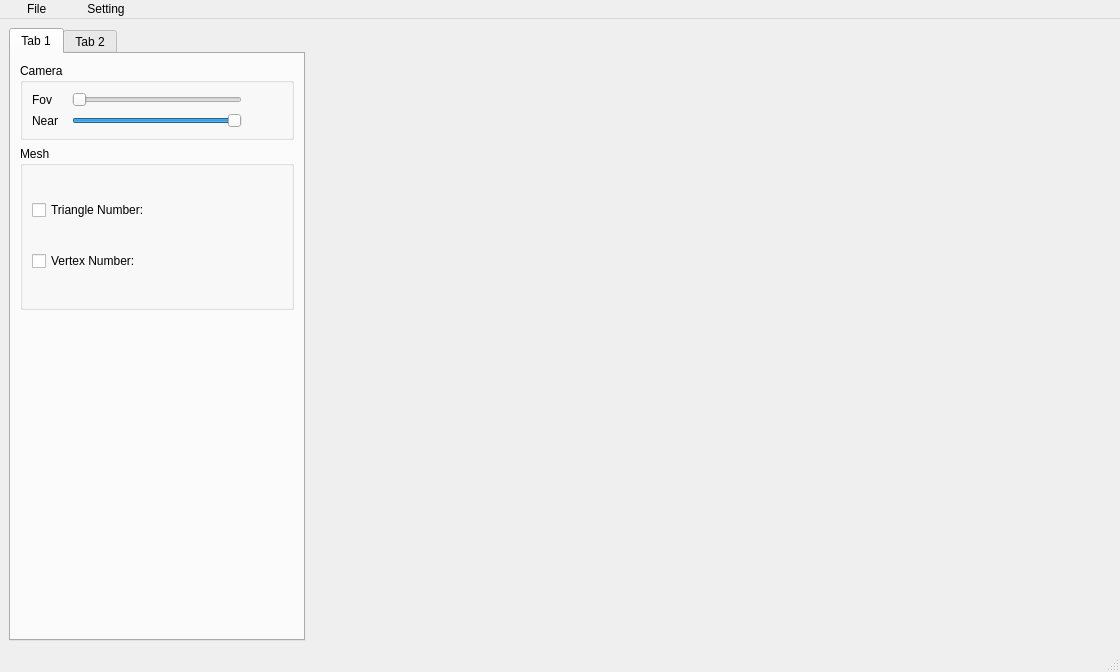
<?xml version="1.0" encoding="UTF-8"?>
<ui version="4.0">
 <class>TRenderer</class>
 <widget class="QMainWindow" name="TRenderer">
  <property name="geometry">
   <rect>
    <x>0</x>
    <y>0</y>
    <width>1120</width>
    <height>672</height>
   </rect>
  </property>
  <property name="windowTitle">
   <string>TRenderer</string>
  </property>
  <property name="windowIcon">
   <iconset resource="resource.qrc">
    <normaloff>:/icon/icon.svg</normaloff>:/icon/icon.svg</iconset>
  </property>
  <widget class="QWidget" name="centralwidget">
   <layout class="QHBoxLayout" name="horizontalLayout">
    <item>
     <widget class="QTabWidget" name="Setting">
      <property name="currentIndex">
       <number>0</number>
      </property>
      <widget class="QWidget" name="Model">
       <attribute name="title">
        <string>Tab 1</string>
       </attribute>
       <layout class="QVBoxLayout" name="verticalLayout_6">
        <item>
         <widget class="QGroupBox" name="Camera">
          <property name="title">
           <string>Camera</string>
          </property>
          <layout class="QGridLayout" name="gridLayout" columnstretch="1,5,1">
           <item row="0" column="0">
            <widget class="QLabel" name="label_8">
             <property name="text">
              <string>Fov</string>
             </property>
            </widget>
           </item>
           <item row="0" column="1">
            <widget class="QSlider" name="FovSilder">
             <property name="minimum">
              <number>60</number>
             </property>
             <property name="maximum">
              <number>90</number>
             </property>
             <property name="pageStep">
              <number>10</number>
             </property>
             <property name="value">
              <number>60</number>
             </property>
             <property name="orientation">
              <enum>Qt::Horizontal</enum>
             </property>
            </widget>
           </item>
           <item row="0" column="2">
            <widget class="QLabel" name="FovLabel">
             <property name="text">
              <string/>
             </property>
             <property name="alignment">
              <set>Qt::AlignRight|Qt::AlignTrailing|Qt::AlignVCenter</set>
             </property>
            </widget>
           </item>
           <item row="1" column="0">
            <widget class="QLabel" name="label_9">
             <property name="text">
              <string>Near</string>
             </property>
            </widget>
           </item>
           <item row="1" column="1">
            <widget class="QSlider" name="NearSilder">
             <property name="minimum">
              <number>1</number>
             </property>
             <property name="maximum">
              <number>10</number>
             </property>
             <property name="pageStep">
              <number>2</number>
             </property>
             <property name="sliderPosition">
              <number>10</number>
             </property>
             <property name="orientation">
              <enum>Qt::Horizontal</enum>
             </property>
            </widget>
           </item>
           <item row="1" column="2">
            <widget class="QLabel" name="NearLabel">
             <property name="text">
              <string/>
             </property>
             <property name="alignment">
              <set>Qt::AlignRight|Qt::AlignTrailing|Qt::AlignVCenter</set>
             </property>
            </widget>
           </item>
          </layout>
         </widget>
        </item>
        <item>
         <widget class="QGroupBox" name="Mesh">
          <property name="sizePolicy">
           <sizepolicy hsizetype="Preferred" vsizetype="Expanding">
            <horstretch>0</horstretch>
            <verstretch>0</verstretch>
           </sizepolicy>
          </property>
          <property name="title">
           <string>Mesh</string>
          </property>
          <layout class="QGridLayout" name="gridLayout_2">
           <item row="1" column="0">
            <widget class="QCheckBox" name="LineCheckBox">
             <property name="text">
              <string>Triangle Number:</string>
             </property>
             <property name="iconSize">
              <size>
               <width>20</width>
               <height>20</height>
              </size>
             </property>
             <property name="tristate">
              <bool>false</bool>
             </property>
            </widget>
           </item>
           <item row="2" column="1">
            <widget class="QLabel" name="VertexNumberLabel">
             <property name="text">
              <string/>
             </property>
             <property name="alignment">
              <set>Qt::AlignRight|Qt::AlignTrailing|Qt::AlignVCenter</set>
             </property>
            </widget>
           </item>
           <item row="2" column="0">
            <widget class="QCheckBox" name="VertexCheckBox">
             <property name="text">
              <string>Vertex Number:</string>
             </property>
            </widget>
           </item>
           <item row="1" column="1">
            <widget class="QLabel" name="TriangleNumberLabel">
             <property name="text">
              <string/>
             </property>
             <property name="alignment">
              <set>Qt::AlignRight|Qt::AlignTrailing|Qt::AlignVCenter</set>
             </property>
            </widget>
           </item>
          </layout>
         </widget>
        </item>
        <item>
         <spacer name="verticalSpacer_2">
          <property name="orientation">
           <enum>Qt::Vertical</enum>
          </property>
          <property name="sizeType">
           <enum>QSizePolicy::Fixed</enum>
          </property>
          <property name="sizeHint" stdset="0">
           <size>
            <width>20</width>
            <height>320</height>
           </size>
          </property>
         </spacer>
        </item>
       </layout>
      </widget>
      <widget class="QWidget" name="Environment">
       <attribute name="title">
        <string>Tab 2</string>
       </attribute>
       <layout class="QVBoxLayout" name="verticalLayout_4">
        <item>
         <widget class="QGroupBox" name="Position">
          <property name="title">
           <string>Position</string>
          </property>
          <layout class="QHBoxLayout" name="horizontalLayout_8" stretch="3,7">
           <item>
            <layout class="QVBoxLayout" name="verticalLayout_3" stretch="1,9">
             <item>
              <layout class="QHBoxLayout" name="horizontalLayout_6">
               <item>
                <spacer name="horizontalSpacer">
                 <property name="orientation">
                  <enum>Qt::Horizontal</enum>
                 </property>
                 <property name="sizeHint" stdset="0">
                  <size>
                   <width>40</width>
                   <height>20</height>
                  </size>
                 </property>
                </spacer>
               </item>
               <item>
                <widget class="QLabel" name="label_5">
                 <property name="text">
                  <string>pitch</string>
                 </property>
                </widget>
               </item>
               <item>
                <spacer name="horizontalSpacer_2">
                 <property name="orientation">
                  <enum>Qt::Horizontal</enum>
                 </property>
                 <property name="sizeHint" stdset="0">
                  <size>
                   <width>40</width>
                   <height>20</height>
                  </size>
                 </property>
                </spacer>
               </item>
              </layout>
             </item>
             <item>
              <layout class="QHBoxLayout" name="horizontalLayout_5" stretch="0">
               <property name="sizeConstraint">
                <enum>QLayout::SetDefaultConstraint</enum>
               </property>
               <item>
                <widget class="QSlider" name="PitchSlider">
                 <property name="layoutDirection">
                  <enum>Qt::LeftToRight</enum>
                 </property>
                 <property name="styleSheet">
                  <string notr="true"/>
                 </property>
                 <property name="minimum">
                  <number>-90</number>
                 </property>
                 <property name="maximum">
                  <number>90</number>
                 </property>
                 <property name="tracking">
                  <bool>true</bool>
                 </property>
                 <property name="orientation">
                  <enum>Qt::Vertical</enum>
                 </property>
                </widget>
               </item>
              </layout>
             </item>
            </layout>
           </item>
           <item>
            <layout class="QVBoxLayout" name="verticalLayout_2" stretch="1,9">
             <item>
              <layout class="QHBoxLayout" name="horizontalLayout_7">
               <item>
                <spacer name="horizontalSpacer_3">
                 <property name="orientation">
                  <enum>Qt::Horizontal</enum>
                 </property>
                 <property name="sizeHint" stdset="0">
                  <size>
                   <width>40</width>
                   <height>20</height>
                  </size>
                 </property>
                </spacer>
               </item>
               <item>
                <widget class="QLabel" name="label_2">
                 <property name="text">
                  <string>yaw</string>
                 </property>
                </widget>
               </item>
               <item>
                <spacer name="horizontalSpacer_4">
                 <property name="orientation">
                  <enum>Qt::Horizontal</enum>
                 </property>
                 <property name="sizeHint" stdset="0">
                  <size>
                   <width>40</width>
                   <height>20</height>
                  </size>
                 </property>
                </spacer>
               </item>
              </layout>
             </item>
             <item>
              <widget class="QDial" name="YawDial">
               <property name="maximum">
                <number>360</number>
               </property>
               <property name="sliderPosition">
                <number>0</number>
               </property>
              </widget>
             </item>
            </layout>
           </item>
          </layout>
         </widget>
        </item>
        <item>
         <widget class="QGroupBox" name="Color">
          <property name="title">
           <string>Color</string>
          </property>
          <layout class="QVBoxLayout" name="verticalLayout">
           <item>
            <layout class="QHBoxLayout" name="horizontalLayout_3">
             <item>
              <widget class="QFrame" name="SpecularColor">
               <property name="sizePolicy">
                <sizepolicy hsizetype="Fixed" vsizetype="Fixed">
                 <horstretch>0</horstretch>
                 <verstretch>0</verstretch>
                </sizepolicy>
               </property>
               <property name="minimumSize">
                <size>
                 <width>20</width>
                 <height>20</height>
                </size>
               </property>
               <property name="baseSize">
                <size>
                 <width>20</width>
                 <height>20</height>
                </size>
               </property>
               <property name="autoFillBackground">
                <bool>false</bool>
               </property>
               <property name="frameShape">
                <enum>QFrame::Box</enum>
               </property>
               <property name="frameShadow">
                <enum>QFrame::Raised</enum>
               </property>
               <property name="lineWidth">
                <number>1</number>
               </property>
               <property name="midLineWidth">
                <number>1</number>
               </property>
              </widget>
             </item>
             <item>
              <widget class="QLabel" name="label_3">
               <property name="text">
                <string>Specular Color</string>
               </property>
              </widget>
             </item>
             <item>
              <widget class="QToolButton" name="SpecularColorSet">
               <property name="text">
                <string>...</string>
               </property>
              </widget>
             </item>
            </layout>
           </item>
           <item>
            <layout class="QHBoxLayout" name="horizontalLayout_2">
             <item>
              <widget class="QFrame" name="DiffuseColor">
               <property name="sizePolicy">
                <sizepolicy hsizetype="Fixed" vsizetype="Fixed">
                 <horstretch>0</horstretch>
                 <verstretch>0</verstretch>
                </sizepolicy>
               </property>
               <property name="minimumSize">
                <size>
                 <width>20</width>
                 <height>20</height>
                </size>
               </property>
               <property name="baseSize">
                <size>
                 <width>20</width>
                 <height>20</height>
                </size>
               </property>
               <property name="autoFillBackground">
                <bool>false</bool>
               </property>
               <property name="frameShape">
                <enum>QFrame::Box</enum>
               </property>
               <property name="frameShadow">
                <enum>QFrame::Raised</enum>
               </property>
               <property name="lineWidth">
                <number>1</number>
               </property>
               <property name="midLineWidth">
                <number>1</number>
               </property>
              </widget>
             </item>
             <item>
              <widget class="QLabel" name="label">
               <property name="text">
                <string>Diffuse Color</string>
               </property>
              </widget>
             </item>
             <item>
              <widget class="QToolButton" name="DiffuseColorSet">
               <property name="text">
                <string>...</string>
               </property>
              </widget>
             </item>
            </layout>
           </item>
           <item>
            <layout class="QHBoxLayout" name="horizontalLayout_4">
             <item>
              <widget class="QFrame" name="AmbientColor">
               <property name="sizePolicy">
                <sizepolicy hsizetype="Fixed" vsizetype="Fixed">
                 <horstretch>0</horstretch>
                 <verstretch>0</verstretch>
                </sizepolicy>
               </property>
               <property name="minimumSize">
                <size>
                 <width>20</width>
                 <height>20</height>
                </size>
               </property>
               <property name="baseSize">
                <size>
                 <width>20</width>
                 <height>20</height>
                </size>
               </property>
               <property name="autoFillBackground">
                <bool>false</bool>
               </property>
               <property name="frameShape">
                <enum>QFrame::Box</enum>
               </property>
               <property name="frameShadow">
                <enum>QFrame::Raised</enum>
               </property>
               <property name="lineWidth">
                <number>1</number>
               </property>
               <property name="midLineWidth">
                <number>1</number>
               </property>
              </widget>
             </item>
             <item>
              <widget class="QLabel" name="label_4">
               <property name="text">
                <string>Ambient Color</string>
               </property>
              </widget>
             </item>
             <item>
              <widget class="QToolButton" name="AmbientColorSet">
               <property name="text">
                <string>...</string>
               </property>
              </widget>
             </item>
            </layout>
           </item>
          </layout>
         </widget>
        </item>
        <item>
         <spacer name="verticalSpacer">
          <property name="orientation">
           <enum>Qt::Vertical</enum>
          </property>
          <property name="sizeType">
           <enum>QSizePolicy::Fixed</enum>
          </property>
          <property name="sizeHint" stdset="0">
           <size>
            <width>20</width>
            <height>150</height>
           </size>
          </property>
         </spacer>
        </item>
       </layout>
      </widget>
     </widget>
    </item>
    <item>
     <widget class="TRendererWidget" name="RenderWidget" native="true">
      <property name="sizePolicy">
       <sizepolicy hsizetype="Fixed" vsizetype="Fixed">
        <horstretch>0</horstretch>
        <verstretch>0</verstretch>
       </sizepolicy>
      </property>
      <property name="minimumSize">
       <size>
        <width>800</width>
        <height>600</height>
       </size>
      </property>
      <property name="maximumSize">
       <size>
        <width>800</width>
        <height>600</height>
       </size>
      </property>
     </widget>
    </item>
   </layout>
  </widget>
  <widget class="QMenuBar" name="menubar">
   <property name="geometry">
    <rect>
     <x>0</x>
     <y>0</y>
     <width>1120</width>
     <height>25</height>
    </rect>
   </property>
   <property name="sizePolicy">
    <sizepolicy hsizetype="MinimumExpanding" vsizetype="Minimum">
     <horstretch>0</horstretch>
     <verstretch>0</verstretch>
    </sizepolicy>
   </property>
   <property name="minimumSize">
    <size>
     <width>0</width>
     <height>0</height>
    </size>
   </property>
   <property name="maximumSize">
    <size>
     <width>16777215</width>
     <height>16777215</height>
    </size>
   </property>
   <property name="focusPolicy">
    <enum>Qt::NoFocus</enum>
   </property>
   <property name="acceptDrops">
    <bool>true</bool>
   </property>
   <property name="layoutDirection">
    <enum>Qt::LeftToRight</enum>
   </property>
   <property name="defaultUp">
    <bool>false</bool>
   </property>
   <property name="nativeMenuBar">
    <bool>true</bool>
   </property>
   <widget class="QMenu" name="menuFile">
    <property name="title">
     <string>     File    </string>
    </property>
    <addaction name="actionopen_file"/>
    <addaction name="actionsave_image"/>
    <addaction name="actionexit"/>
   </widget>
   <widget class="QMenu" name="menuSetting">
    <property name="minimumSize">
     <size>
      <width>50</width>
      <height>0</height>
     </size>
    </property>
    <property name="title">
     <string>    Setting    </string>
    </property>
    <widget class="QMenu" name="menuTheme">
     <property name="title">
      <string>Theme</string>
     </property>
     <addaction name="actionLight"/>
     <addaction name="actionDark"/>
    </widget>
    <addaction name="actionMultiThread"/>
    <addaction name="actionFaceCulling"/>
    <addaction name="menuTheme"/>
   </widget>
   <addaction name="menuFile"/>
   <addaction name="menuSetting"/>
  </widget>
  <widget class="QStatusBar" name="statusbar"/>
  <action name="actionopen_file">
   <property name="text">
    <string>Open File</string>
   </property>
  </action>
  <action name="actionsave_image">
   <property name="text">
    <string>Save Image</string>
   </property>
  </action>
  <action name="actionexit">
   <property name="text">
    <string>Exit</string>
   </property>
  </action>
  <action name="actionAbout">
   <property name="text">
    <string>About</string>
   </property>
  </action>
  <action name="actionLight">
   <property name="checkable">
    <bool>true</bool>
   </property>
   <property name="text">
    <string>Light</string>
   </property>
  </action>
  <action name="actionDark">
   <property name="checkable">
    <bool>true</bool>
   </property>
   <property name="text">
    <string>Dark</string>
   </property>
  </action>
  <action name="actionMultiThread">
   <property name="checkable">
    <bool>true</bool>
   </property>
   <property name="checked">
    <bool>false</bool>
   </property>
   <property name="text">
    <string>MultiThread</string>
   </property>
  </action>
  <action name="actionFaceCulling">
   <property name="checkable">
    <bool>true</bool>
   </property>
   <property name="text">
    <string>FaceCulling</string>
   </property>
  </action>
 </widget>
 <customwidgets>
  <customwidget>
   <class>TRendererWidget</class>
   <extends>QWidget</extends>
   <header>TRendererWidget.h</header>
   <container>1</container>
  </customwidget>
 </customwidgets>
 <resources>
  <include location="resource.qrc"/>
 </resources>
 <connections>
  <connection>
   <sender>actionexit</sender>
   <signal>triggered()</signal>
   <receiver>TRenderer</receiver>
   <slot>close()</slot>
   <hints>
    <hint type="sourcelabel">
     <x>-1</x>
     <y>-1</y>
    </hint>
    <hint type="destinationlabel">
     <x>539</x>
     <y>335</y>
    </hint>
   </hints>
  </connection>
 </connections>
</ui>
